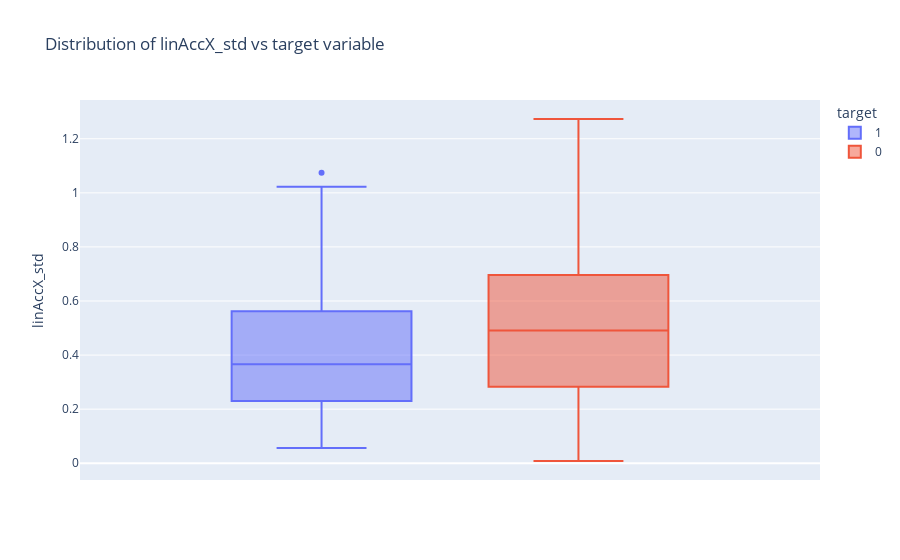

This figure's notebook cell:
### Code cell
fig = px.box(data_custom, y="linAccX_std", color="target",title = 'Distribution of linAccX_std vs target variable')
fig.update_traces(quartilemethod="exclusive") 
fig.show()

### Figure 1 — Plotly figure (JSON) as saved in the notebook; plotly's stock layout.template omitted (floating-point values rounded to 4 significant figures; data arrays with more than 128 entries replaced by an {"elided": "..."} marker saying what was removed)
{"data": [{"alignmentgroup": "True", "hovertemplate": "target=1<br>linAccX_std=%{y}<extra></extra>", "legendgroup": "1", "marker": {"color": "#636efa"}, "name": "1", "notched": false, "offsetgroup": "1", "orientation": "v", "quartilemethod": "exclusive", "showlegend": true, "type": "box", "x0": " ", "xaxis": "x", "y": {"elided": "274 float values"}, "y0": " ", "yaxis": "y"}, {"alignmentgroup": "True", "hovertemplate": "target=0<br>linAccX_std=%{y}<extra></extra>", "legendgroup": "0", "marker": {"color": "#EF553B"}, "name": "0", "notched": false, "offsetgroup": "0", "orientation": "v", "quartilemethod": "exclusive", "showlegend": true, "type": "box", "x0": " ", "xaxis": "x", "y": {"elided": "2511 float values"}, "y0": " ", "yaxis": "y"}], "layout": {"boxmode": "group", "legend": {"title": {"text": "target"}, "tracegroupgap": 0}, "title": {"text": "Distribution of linAccX_std vs target variable"}, "xaxis": {"anchor": "y", "domain": [0, 1]}, "yaxis": {"anchor": "x", "domain": [0, 1], "title": {"text": "linAccX_std"}}}}
